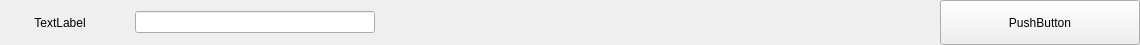
<?xml version="1.0" encoding="UTF-8"?>
<ui version="4.0">
 <class>TemplateLibInfoView</class>
 <widget class="QWidget" name="TemplateLibInfoView">
  <property name="geometry">
   <rect>
    <x>0</x>
    <y>0</y>
    <width>1140</width>
    <height>45</height>
   </rect>
  </property>
  <property name="windowTitle">
   <string>Form</string>
  </property>
  <layout class="QHBoxLayout" name="horizontalLayout">
   <property name="spacing">
    <number>15</number>
   </property>
   <property name="leftMargin">
    <number>0</number>
   </property>
   <property name="topMargin">
    <number>0</number>
   </property>
   <property name="rightMargin">
    <number>0</number>
   </property>
   <property name="bottomMargin">
    <number>0</number>
   </property>
   <item>
    <widget class="QLabel" name="lbl_TemplateName">
     <property name="minimumSize">
      <size>
       <width>120</width>
       <height>0</height>
      </size>
     </property>
     <property name="text">
      <string>TextLabel</string>
     </property>
     <property name="alignment">
      <set>Qt::AlignCenter</set>
     </property>
    </widget>
   </item>
   <item>
    <widget class="QLineEdit" name="led_TemplateName">
     <property name="minimumSize">
      <size>
       <width>240</width>
       <height>0</height>
      </size>
     </property>
     <property name="maximumSize">
      <size>
       <width>50</width>
       <height>16777215</height>
      </size>
     </property>
    </widget>
   </item>
   <item>
    <spacer name="horizontalSpacer">
     <property name="orientation">
      <enum>Qt::Horizontal</enum>
     </property>
     <property name="sizeHint" stdset="0">
      <size>
       <width>532</width>
       <height>20</height>
      </size>
     </property>
    </spacer>
   </item>
   <item>
    <widget class="QPushButton" name="btn_TemplateBasicInfo">
     <property name="minimumSize">
      <size>
       <width>200</width>
       <height>45</height>
      </size>
     </property>
     <property name="text">
      <string>PushButton</string>
     </property>
    </widget>
   </item>
  </layout>
 </widget>
 <resources/>
 <connections/>
</ui>
